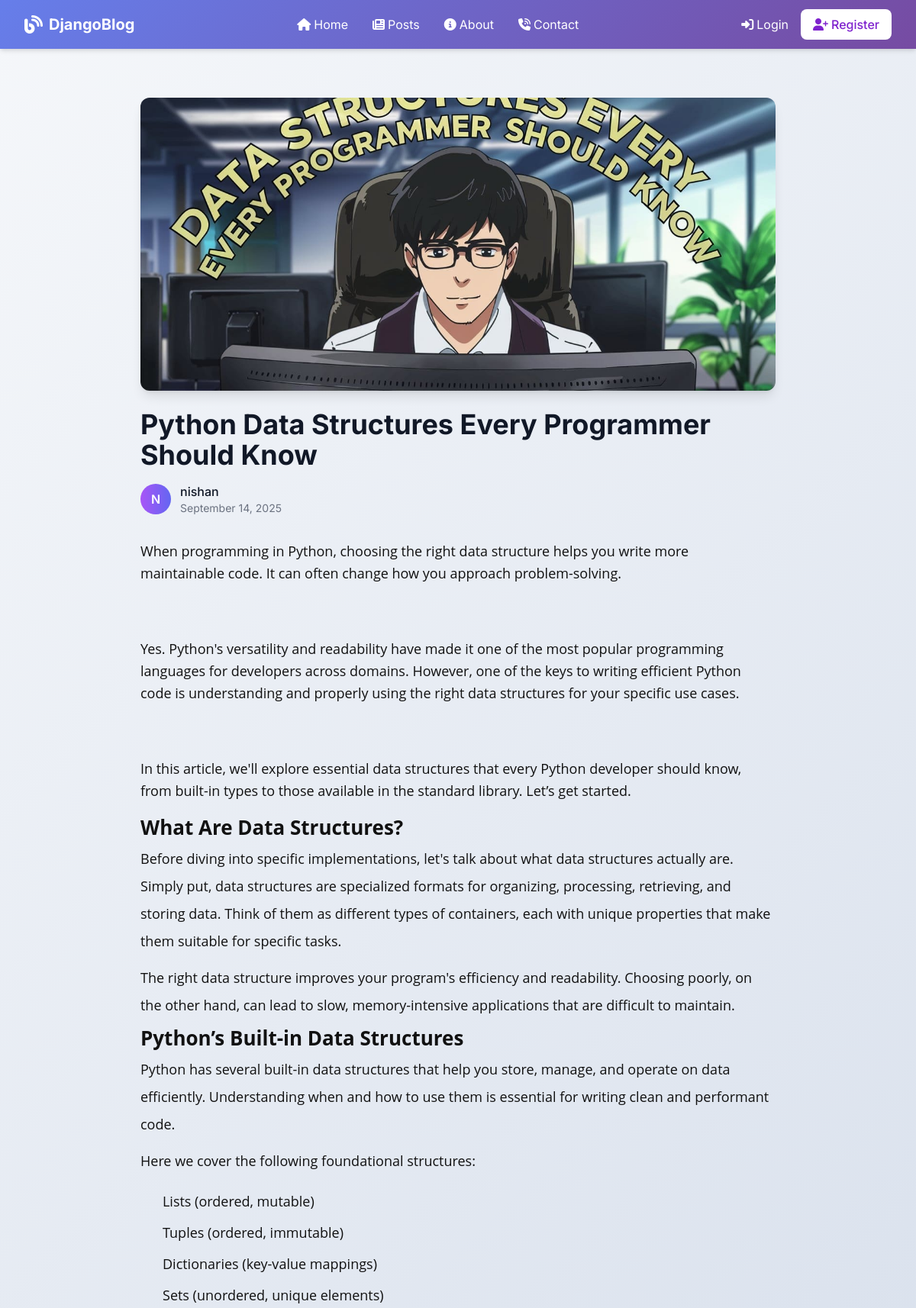
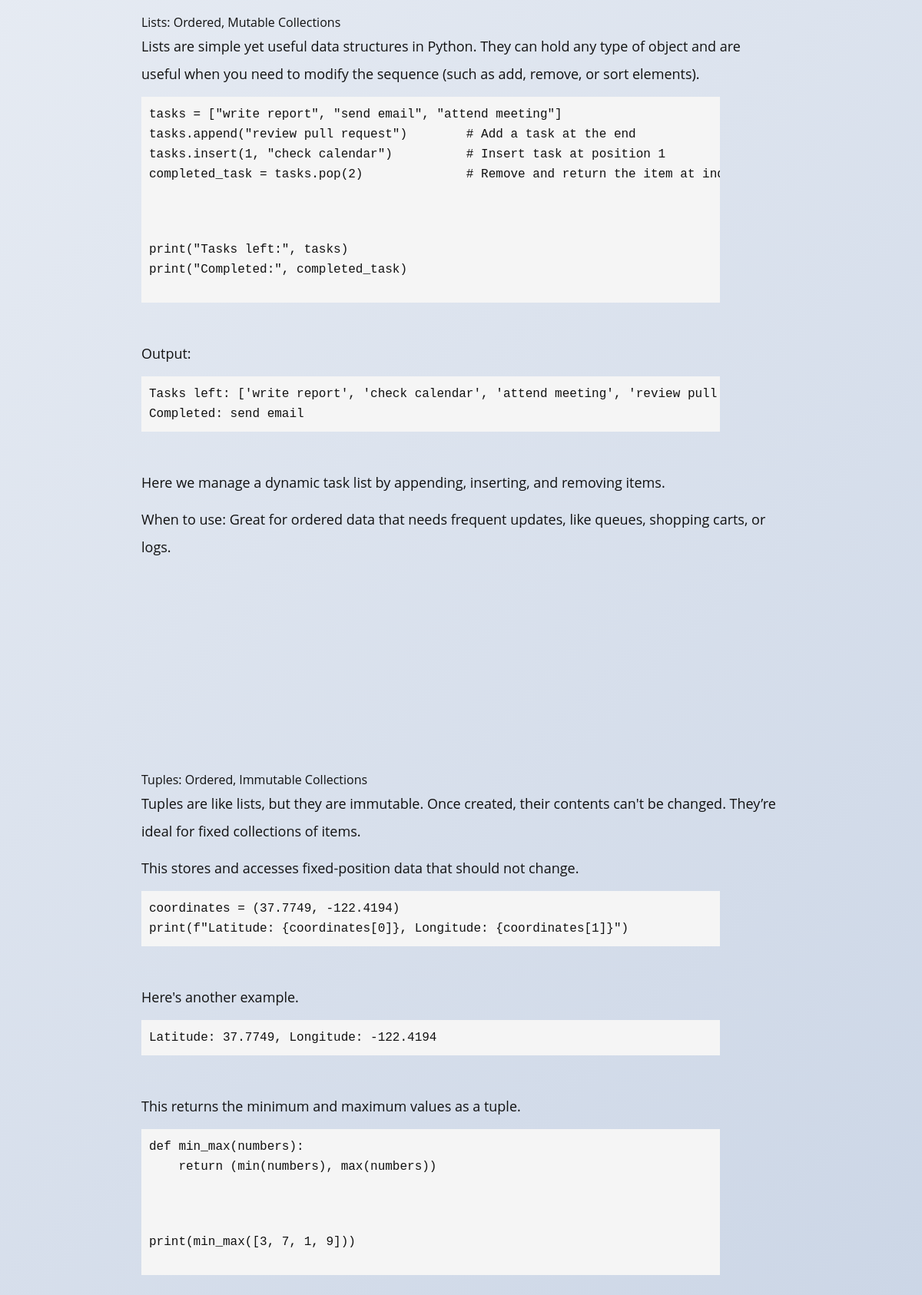
Screenshot of /post/9/ (upper part) with the database file from the repository (2 pictures, top to bottom).
### blog/models.py (models this page shows, shortened)
class Post(models.Model):
    title = models.CharField(max_length=200)
    content = models.TextField()
    date_posted = models.DateTimeField(default=timezone.now)
    author = models.ForeignKey(User, on_delete=models.CASCADE)
    categories = models.ManyToManyField(Category, blank=True)
    image = models.ImageField(upload_to='blog_images/', blank=True, null=True)

### blog/views.py (the view)
# urls.py: path('post/<int:pk>/', PostDetailView.as_view(), name='post-detail'),
class PostDetailView(DetailView):
    model = Post
    def get_context_data(self, **kwargs):
        context = super().get_context_data(**kwargs)
        context['comment_form'] = CommentForm()
        return context

### blog/templates/blog/post_detail.html (shortened to what this page needs)
{% extends "base.html" %}
{% block content %}
<article class="max-w-4xl mx-auto px-4 sm:px-6 lg:px-8 py-8">
    <div class="mb-8">
        {% if object.image %}
        <div class="rounded-xl overflow-hidden shadow-lg mb-6">
            <img src="{{ object.image.url }}" alt="{{ object.title }}" class="w-full h-64 md:h-96 object-cover">
        </div>
        {% endif %}
        <h1 class="text-3xl md:text-4xl font-bold text-gray-900 mb-4">{{ object.title }}</h1>
        <div class="flex flex-col sm:flex-row sm:items-center sm:justify-between mb-6">
            <div class="flex items-center mb-4 sm:mb-0">
                <div class="w-10 h-10 rounded-full bg-gradient-to-r from-purple-500 to-indigo-500 flex items-center justify-center text-white font-semibold mr-3">
                    {{ object.author.username|first|upper }}
                </div>
                <div>
                    <p class="font-medium text-gray-900">{{ object.author.username }}</p>
                    <p class="text-sm text-gray-500">{{ object.date_posted|date:"F d, Y" }}</p>
                </div>
            </div>
        </div>
    </div>
    <div class="prose prose-lg max-w-none mb-8">
        <div class="text-gray-800 leading-relaxed">
            {{ object.content|safe|linebreaks }}
        </div>
    </div>
{% endblock %}

### templates/base.html (style rules this page uses)
body { font-family: 'Inter', sans-serif; background: linear-gradient(135deg, #f5f7fa 0%, #c3cfe2 100%); min-height: 100vh; display: flex; flex-direction: column; }

### blog/templates/blog/post_detail.html (style rules this page uses)
.prose { line-height: 1.75; }
.prose p { margin-bottom: 1.25em; }

### rows the page displays
Post: image (picture), title "Python Data Structures Every Programmer Should Know", author.username|first "N", author.username "nishan", date_posted "September 14, 2025", content "When programming in Python, choosing the right data structure helps you write more maintainable code. It can often change how you approach problem-solving. Yes. Python's versatility and readability have made it one of the most popular programming languages for developers across domains. However, one of the keys to writing efficient Python code is understanding and properly using the right data structures for your specific use cases. In this article, we'll explore essential data structures that every Python developer should know, from built-in types to those available in the standard library. Let’s get started. What Are Data Structures? Before diving into specific implementations, let's talk…"
